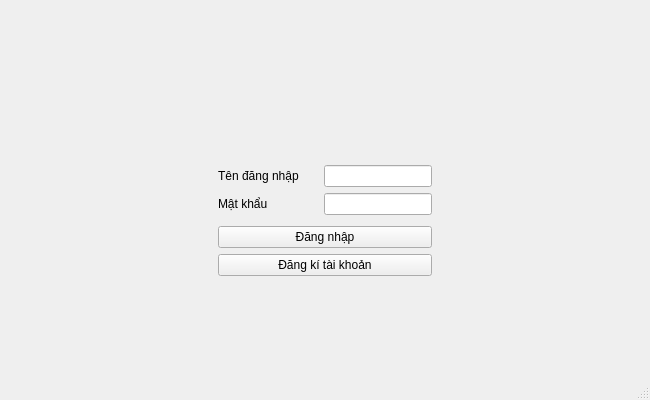
<?xml version="1.0" encoding="UTF-8"?>
<ui version="4.0">
 <class>MainWindow</class>
 <widget class="QMainWindow" name="MainWindow">
  <property name="geometry">
   <rect>
    <x>0</x>
    <y>0</y>
    <width>650</width>
    <height>400</height>
   </rect>
  </property>
  <property name="sizePolicy">
   <sizepolicy hsizetype="Expanding" vsizetype="Expanding">
    <horstretch>0</horstretch>
    <verstretch>0</verstretch>
   </sizepolicy>
  </property>
  <property name="minimumSize">
   <size>
    <width>650</width>
    <height>400</height>
   </size>
  </property>
  <property name="maximumSize">
   <size>
    <width>650</width>
    <height>400</height>
   </size>
  </property>
  <property name="windowTitle">
   <string>MainWindow</string>
  </property>
  <property name="styleSheet">
   <string notr="true"/>
  </property>
  <widget class="QWidget" name="centralwidget">
   <property name="sizePolicy">
    <sizepolicy hsizetype="Expanding" vsizetype="Expanding">
     <horstretch>0</horstretch>
     <verstretch>0</verstretch>
    </sizepolicy>
   </property>
   <property name="styleSheet">
    <string notr="true"/>
   </property>
   <widget class="QWidget" name="horizontalWidget" native="true">
    <property name="geometry">
     <rect>
      <x>0</x>
      <y>10</y>
      <width>650</width>
      <height>400</height>
     </rect>
    </property>
    <property name="sizePolicy">
     <sizepolicy hsizetype="Expanding" vsizetype="Expanding">
      <horstretch>0</horstretch>
      <verstretch>0</verstretch>
     </sizepolicy>
    </property>
    <layout class="QHBoxLayout" name="horizontalLayout">
     <property name="sizeConstraint">
      <enum>QLayout::SetMaximumSize</enum>
     </property>
     <item>
      <spacer name="horizontalSpacer_3">
       <property name="orientation">
        <enum>Qt::Horizontal</enum>
       </property>
       <property name="sizeHint" stdset="0">
        <size>
         <width>40</width>
         <height>20</height>
        </size>
       </property>
      </spacer>
     </item>
     <item>
      <layout class="QVBoxLayout" name="verticalLayout">
       <property name="leftMargin">
        <number>10</number>
       </property>
       <property name="rightMargin">
        <number>10</number>
       </property>
       <item>
        <spacer name="verticalSpacer_2">
         <property name="orientation">
          <enum>Qt::Vertical</enum>
         </property>
         <property name="sizeHint" stdset="0">
          <size>
           <width>20</width>
           <height>40</height>
          </size>
         </property>
        </spacer>
       </item>
       <item alignment="Qt::AlignHCenter">
        <widget class="QLabel" name="logo">
         <property name="text">
          <string/>
         </property>
         <property name="pixmap">
          <pixmap resource="Resources.qrc">:/Images/Images/logo.png</pixmap>
         </property>
        </widget>
       </item>
       <item>
        <layout class="QHBoxLayout" name="horizontalLayout_2">
         <property name="topMargin">
          <number>0</number>
         </property>
         <item>
          <widget class="QLabel" name="labelUsername">
           <property name="sizePolicy">
            <sizepolicy hsizetype="Fixed" vsizetype="Preferred">
             <horstretch>0</horstretch>
             <verstretch>0</verstretch>
            </sizepolicy>
           </property>
           <property name="minimumSize">
            <size>
             <width>100</width>
             <height>0</height>
            </size>
           </property>
           <property name="text">
            <string>Tên đăng nhập</string>
           </property>
          </widget>
         </item>
         <item>
          <widget class="QLineEdit" name="lineEdit_username">
           <property name="styleSheet">
            <string notr="true"/>
           </property>
          </widget>
         </item>
        </layout>
       </item>
       <item>
        <layout class="QHBoxLayout" name="horizontalLayout_3">
         <item>
          <widget class="QLabel" name="label_2">
           <property name="sizePolicy">
            <sizepolicy hsizetype="Fixed" vsizetype="Preferred">
             <horstretch>0</horstretch>
             <verstretch>0</verstretch>
            </sizepolicy>
           </property>
           <property name="minimumSize">
            <size>
             <width>100</width>
             <height>0</height>
            </size>
           </property>
           <property name="text">
            <string>Mật khẩu</string>
           </property>
          </widget>
         </item>
         <item>
          <widget class="QLineEdit" name="lineEdit_password"/>
         </item>
        </layout>
       </item>
       <item>
        <spacer name="verticalSpacer">
         <property name="orientation">
          <enum>Qt::Vertical</enum>
         </property>
         <property name="sizeType">
          <enum>QSizePolicy::Fixed</enum>
         </property>
         <property name="sizeHint" stdset="0">
          <size>
           <width>20</width>
           <height>5</height>
          </size>
         </property>
        </spacer>
       </item>
       <item>
        <widget class="QPushButton" name="signinButton">
         <property name="layoutDirection">
          <enum>Qt::LeftToRight</enum>
         </property>
         <property name="styleSheet">
          <string notr="true"/>
         </property>
         <property name="text">
          <string>Đăng nhập</string>
         </property>
        </widget>
       </item>
       <item>
        <widget class="QPushButton" name="signupButton">
         <property name="text">
          <string>Đăng kí tài khoản</string>
         </property>
        </widget>
       </item>
       <item>
        <spacer name="verticalSpacer_3">
         <property name="orientation">
          <enum>Qt::Vertical</enum>
         </property>
         <property name="sizeHint" stdset="0">
          <size>
           <width>20</width>
           <height>40</height>
          </size>
         </property>
        </spacer>
       </item>
      </layout>
     </item>
     <item>
      <spacer name="horizontalSpacer_2">
       <property name="orientation">
        <enum>Qt::Horizontal</enum>
       </property>
       <property name="sizeHint" stdset="0">
        <size>
         <width>40</width>
         <height>20</height>
        </size>
       </property>
      </spacer>
     </item>
    </layout>
   </widget>
  </widget>
  <widget class="QStatusBar" name="statusbar"/>
 </widget>
 <resources>
  <include location="Resources.qrc"/>
 </resources>
 <connections/>
</ui>
